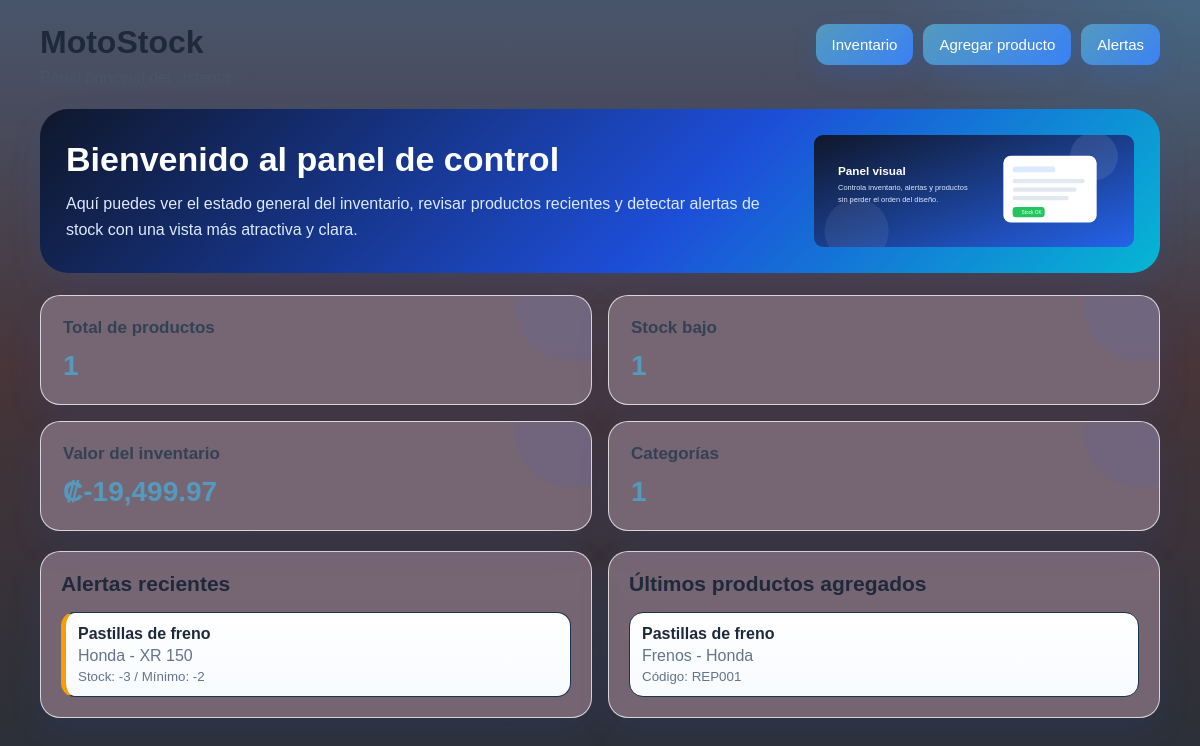
/dashboard, run on the app's committed database.
### tables this page shows
CREATE TABLE productos (
            id INTEGER PRIMARY KEY AUTOINCREMENT,
            codigo TEXT NOT NULL,
            nombre TEXT NOT NULL,
            categoria TEXT NOT NULL,
            marca TEXT NOT NULL,
            modelo_moto TEXT NOT NULL,
            precio_compra REAL NOT NULL,
            precio_venta REAL NOT NULL,
            stock INTEGER NOT NULL,
            stock_minimo INTEGER NOT NULL,
            descripcion TEXT
        );

### app.py (the view)
@app.route("/dashboard")
def dashboard():
    conn = get_db_connection()
    total_productos = conn.execute("SELECT COUNT(*) AS total FROM productos").fetchone()["total"]
    stock_bajo = conn.execute("""
        SELECT COUNT(*) AS total
        FROM productos
        WHERE stock <= stock_minimo
    """).fetchone()["total"]
    categorias = conn.execute("""
        SELECT COUNT(DISTINCT categoria) AS total
        FROM productos
    """).fetchone()["total"]
    valor_inventario = conn.execute("""
        SELECT COALESCE(SUM(stock * precio_venta), 0) AS total
        FROM productos
    """).fetchone()["total"]
    alertas_recientes = conn.execute("""
        SELECT *
        FROM productos
        WHERE stock <= stock_minimo
        ORDER BY stock ASC, nombre ASC
        LIMIT 5
    """).fetchall()
    productos_recientes = conn.execute("""
        SELECT *
        FROM productos
        ORDER BY id DESC
        LIMIT 5
    """).fetchall()
    conn.close()
    return render_template(
        "dashboard.html",
        total_productos=total_productos,
        stock_bajo=stock_bajo,
        categorias=categorias,
        valor_inventario=valor_inventario,
        alertas_recientes=alertas_recientes,
        productos_recientes=productos_recientes
    )

### app.py (called while the page is built)
def get_db_connection():
    conn = sqlite3.connect(DB_PATH)
    conn.row_factory = sqlite3.Row
    return conn

### templates/dashboard.html (shortened to what this page needs)
<!DOCTYPE html>
<html lang="es">
<head>
    <link rel="stylesheet" href="{{ url_for('static', filename='style.css') }}">
</head>
<body class="dashboard-page">
    <div class="dashboard-container">
        <div class="top-bar">
            <div>
                <h1>MotoStock</h1>
                <p class="subtitulo">Panel principal del sistema</p>
            </div>
            <div class="menu-links">
                <a href="/inventario" class="menu-btn">Inventario</a>
                <a href="/agregar-producto" class="menu-btn">Agregar producto</a>
                <a href="/alertas" class="menu-btn">Alertas</a>
            </div>
        </div>
        <section class="hero-banner">
            <div>
                <h2>Bienvenido al panel de control</h2>
                <p>Aquí puedes ver el estado general del inventario, revisar productos recientes y detectar alertas de stock con una vista más atractiva y clara.</p>
            </div>
            <div class="hero-image">
                <img src="{{ url_for('static', filename='images/dashboard-banner.svg') }}" alt="Banner del dashboard">
            </div>
        </section>
        <div class="cards">
            <div class="card">
                <h3>Total de productos</h3>
                <p>{{ total_productos }}</p>
            </div>
            <div class="card">
                <h3>Stock bajo</h3>
                <p>{{ stock_bajo }}</p>
            </div>
            <div class="card">
                <h3>Valor del inventario</h3>
                <p>₡{{ "{:,.2f}".format(valor_inventario) }}</p>
            </div>
            <div class="card">
                <h3>Categorías</h3>
                <p>{{ categorias }}</p>
            </div>
        </div>
        <div class="double-grid">
            <div class="panel-card">
                <h2>Alertas recientes</h2>
                {% if alertas_recientes %}
                    <div class="mini-list">
                        {% for producto in alertas_recientes %}
                            <div class="mini-item warning-item">
                                <strong>{{ producto["nombre"] }}</strong>
                                <span>{{ producto["marca"] }} - {{ producto["modelo_moto"] }}</span>
                                <small>Stock: {{ producto["stock"] }} / Mínimo: {{ producto["stock_minimo"] }}</small>
                            </div>
                        {% endfor %}
                    </div>
                {% else %}
                    <p class="empty-text">No hay productos con stock bajo.</p>
                {% endif %}
            </div>
            <div class="panel-card">
                <h2>Últimos productos agregados</h2>
                {% if productos_recientes %}
                    <div class="mini-list">
                        {% for producto in productos_recientes %}
                            <div class="mini-item">
                                <strong>{{ producto["nombre"] }}</strong>
                                <span>{{ producto["categoria"] }} - {{ producto["marca"] }}</span>
                                <small>Código: {{ producto["codigo"] }}</small>
                            </div>
                        {% endfor %}
                    </div>
                {% else %}
                    <p class="empty-text">Todavía no has agregado productos.</p>
                {% endif %}
            </div>
        </div>
    </div>
</body>
</html>

### static/style.css (style rules this page uses)
* { margin: 0; padding: 0; box-sizing: border-box; }
:root { --primary: #539abe; --primary-dark: #0e349d; --secondary: #64748b; --bg: #13294a; --card: rgba(122, 105, 118, 0.95); --text: #1e293b; --muted: #475569; --line: #1b3453; --shadow: 0 14px 34px rgba(37, 99, 235, 0.10); }
body { font-family: Arial, sans-serif; color: var(--text); }
img { max-width: 100%; display: block; }
.dashboard-page { background: radial-gradient(circle at top right, rgba(56, 189, 248, 0.16), transparent 22%), linear-gradient(180deg, #49556c 0%, #473539 46%, #282f38 100%); min-height: 100vh; padding: 24px 20px 34px; }
.dashboard-container { max-width: 1120px; margin: 0 auto; }
.top-bar { display: flex; justify-content: space-between; align-items: flex-start; gap: 18px; flex-wrap: wrap; margin-bottom: 22px; }
.dashboard-container h1 { font-size: 32px; margin-bottom: 8px; color: var(--text); }
.subtitulo { color: var(--muted); font-size: 16px; }
.hero-banner { display: grid; grid-template-columns: 1fr 320px; gap: 20px; align-items: center; background: linear-gradient(135deg, #0f172a, #1d4ed8 58%, #06b6d4); color: white; padding: 26px; border-radius: 28px; box-shadow: var(--shadow); margin-bottom: 22px; overflow: hidden; }
.hero-banner h2 { font-size: 34px; margin-bottom: 12px; }
.hero-banner p { color: #dbeafe; font-size: 16px; line-height: 1.6; }
.menu-links { display: flex; gap: 10px; flex-wrap: wrap; }
.menu-btn { display: inline-block; background: linear-gradient(135deg, var(--primary), #3b82f6); color: white; text-decoration: none; padding: 12px 16px; border-radius: 12px; border: none; cursor: pointer; font-size: 15px; text-align: center; box-shadow: 0 10px 24px rgba(37, 99, 235, 0.18); }
.cards { display: grid; grid-template-columns: repeat(2, 1fr); gap: 16px; margin-bottom: 20px; }
.card { background: var(--card); padding: 22px; border-radius: 20px; box-shadow: var(--shadow); border: 1px solid rgba(255,255,255,0.72); position: relative; overflow: hidden; }
.card::after { content: ""; position: absolute; top: -45px; right: -35px; width: 110px; height: 110px; border-radius: 50%; background: rgba(37, 99, 235, 0.08); }
.card h3 { color: #334155; margin-bottom: 12px; font-size: 17px; }
.card p { font-size: 28px; font-weight: bold; color: var(--primary); }
.double-grid { display: grid; grid-template-columns: repeat(2, 1fr); gap: 16px; }
.panel-card, .form-card, .table-card, .alert-card { background: var(--card); padding: 20px; border-radius: 20px; box-shadow: var(--shadow); border: 1px solid rgba(255,255,255,0.72); }
.panel-card h2 { margin-bottom: 16px; color: var(--text); font-size: 21px; }
.mini-list { display: flex; flex-direction: column; gap: 12px; }
.mini-item { background: linear-gradient(180deg, #ffffff, #f8fbff); border: 1px solid var(--line); border-radius: 14px; padding: 12px; display: flex; flex-direction: column; gap: 4px; }
.warning-item { border-left: 5px solid #f59e0b; }
.mini-item strong { color: var(--text); }
.mini-item span, .mini-item small, .empty-text { color: #64748b; }

### data on the page
productos: nombre "Pastillas de freno", marca "Honda", modelo_moto "XR 150", stock "-3", stock_minimo "-2", categoria "Frenos", codigo "REP001"

### other printed values
{{ total_productos }} "1"
{{ stock_bajo }} "1"
{{ "{:,.2f}".format(valor_inventario) }} "-19,499.97"
{{ categorias }} "1"
